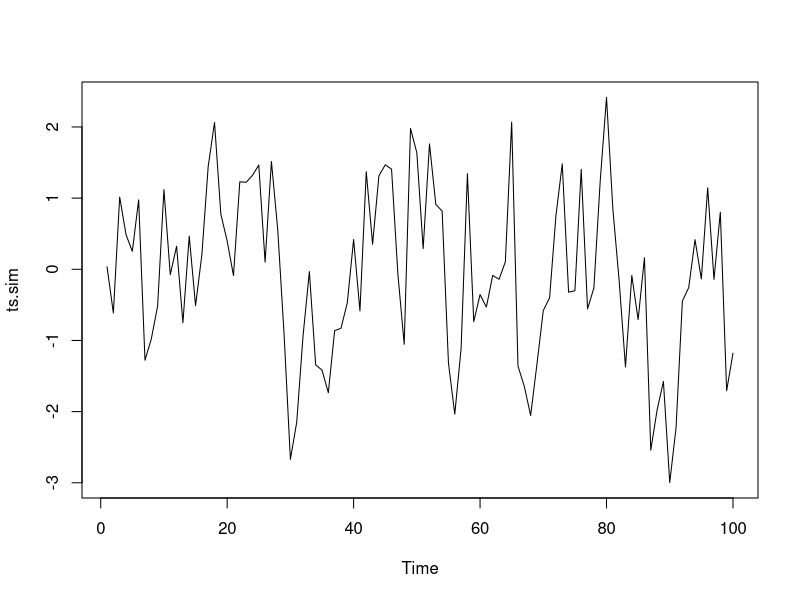
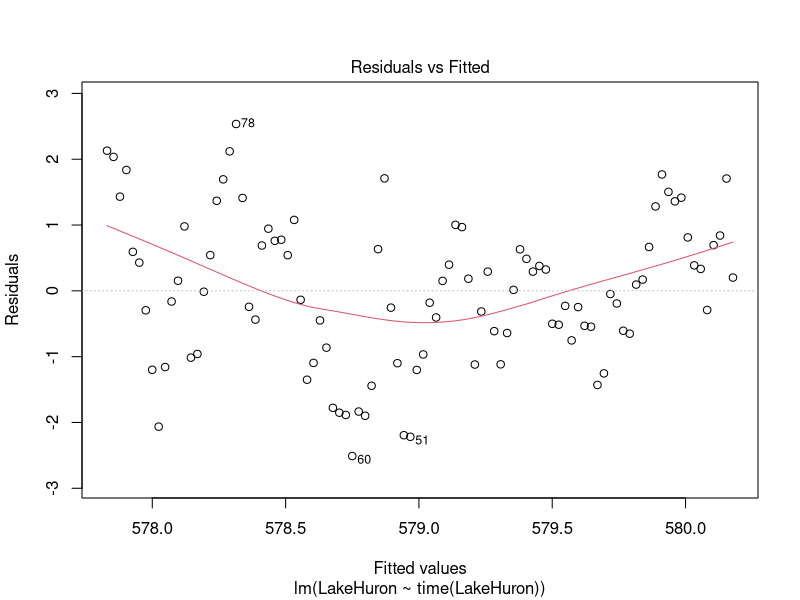
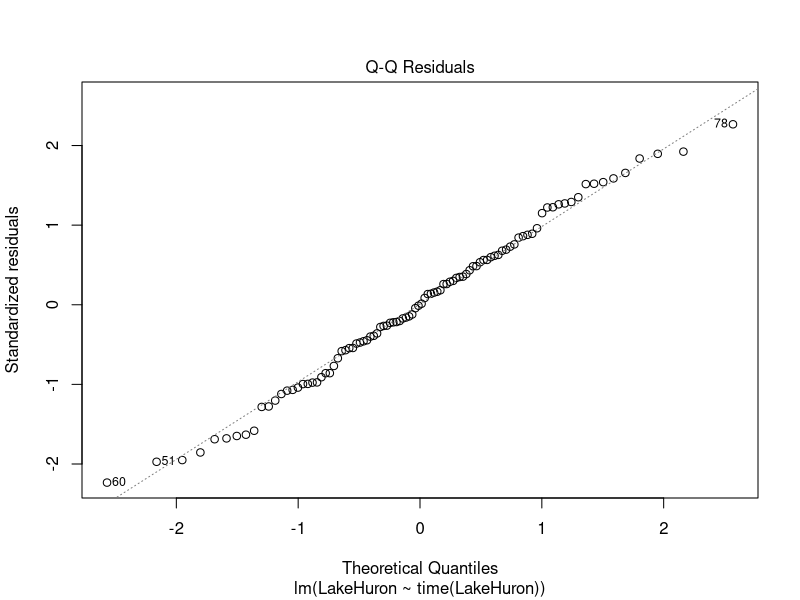
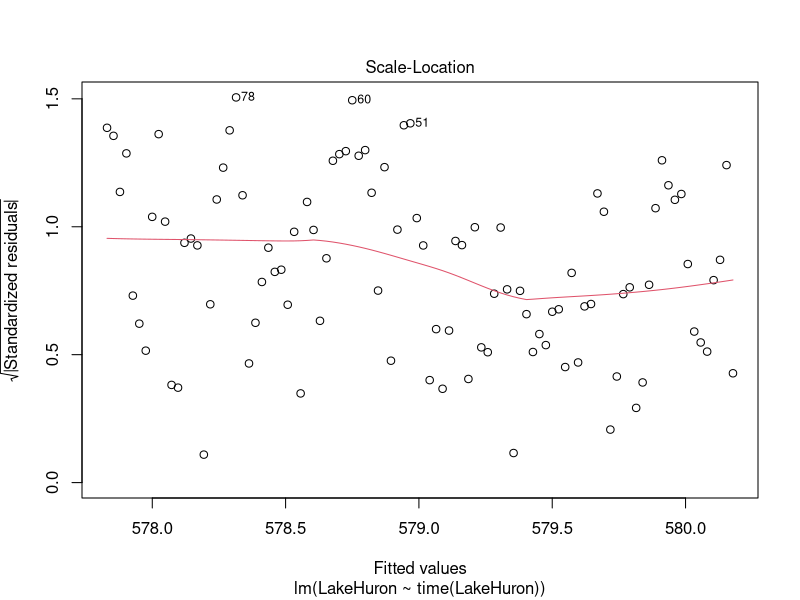
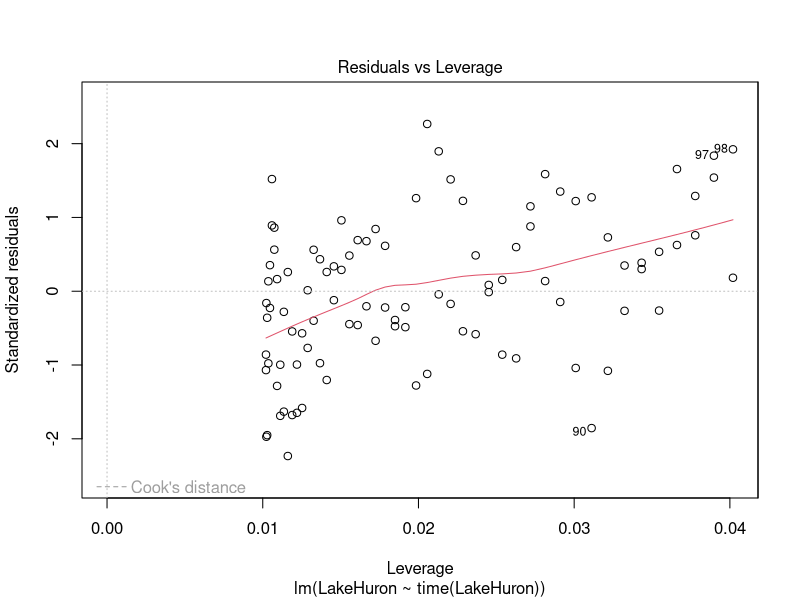

These figures' R source, in order:
## ---- chunk 1
knitr::opts_chunk$set(echo = FALSE, eval = FALSE, message = FALSE)
## ---- chunk 2
#making simulation


ts.sim <-arima.sim(list(order = c(1,0,0), #specifying that this is a AR1 model
                        ar = 0.5), #autocrolleation coeficient
                   n = 100) #number of observations


## ---- chunk 3
#plotting data
ts.plot(ts.sim) 
## ---- chunk 4
summary(ts.sim)
## ---- chunk 5
data("LakeHuron")
## ---- chunk 6
mod1 <- lm(LakeHuron~time(LakeHuron))
summary(mod1)

plot(mod1)
